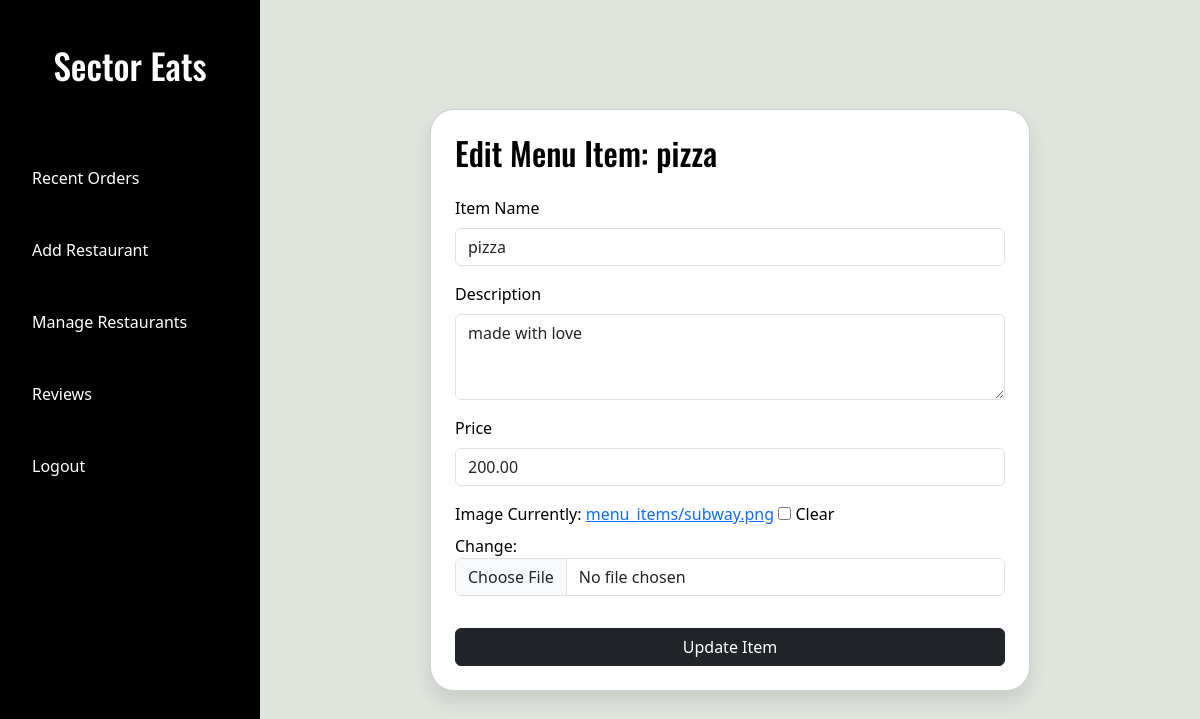
/menu/1/edit/ (signed in), run on the app's committed database.
### RestaurantApp/models.py (models this page shows, shortened)
class MenuItem(models.Model):
    restaurant = models.ForeignKey('Restaurant', on_delete=models.CASCADE)
    name = models.CharField(max_length=100)
    description = models.TextField()
    price = models.DecimalField(max_digits=6, decimal_places=2)
    image = models.ImageField(upload_to='menu_items/', null=True, blank=True)

### RestaurantApp/views.py (the view)
# urls.py: path('menu/<int:item_id>/edit/', views.edit_menu_item_view, name='edit_menu_item'),
@admin_required
@login_required
def edit_menu_item_view(request, item_id):
    item = get_object_or_404(MenuItem, id=item_id)
    if request.method == 'POST':
        form = MenuItemForm(request.POST, request.FILES, instance=item)
        if form.is_valid():
            form.save()
            return redirect('add_menu_item', restaurant_id=item.restaurant.id)
    else:
        form = MenuItemForm(instance=item)
    return render(request, 'edit_menu_item.html', {'form': form, 'item': item})

### RestaurantApp/forms.py
class MenuItemForm(forms.ModelForm):
    class Meta:
        model = MenuItem
        fields = ['name', 'description', 'price', 'image']
        widgets = {
            'name': forms.TextInput(attrs={'class': 'form-control'}),
            'description': forms.Textarea(attrs={'class': 'form-control', 'rows': 3}),
            'price': forms.NumberInput(attrs={'class': 'form-control'}),
            'image': forms.ClearableFileInput(attrs={'class': 'form-control'}),
        }

### templates/edit_menu_item.html (shortened to what this page needs)
{% extends 'admin_base.html' %}
{% load widget_tweaks %}
{% block content %}
<div class="card light-card p-4" style="max-width: 600px; margin: auto;">
  <h2 class="mb-4" style="font-family: 'Oswald', sans-serif;">Edit Menu Item: {{ item.name }}</h2>
  <form method="post" enctype="multipart/form-data">
    <div class="mb-3">
      <label class="form-label">Item Name</label>
      {{ form.name|add_class:"form-control" }}
    </div>
    <div class="mb-3">
      <label class="form-label">Description</label>
      {{ form.description|add_class:"form-control" }}
    </div>
    <div class="mb-3">
      <label class="form-label">Price</label>
      {{ form.price|add_class:"form-control" }}
    </div>
    <div class="mb-3">
      <label class="form-label">Image</label>
      {{ form.image|add_class:"form-control" }}
    </div>
    <button type="submit" class="btn btn-dark w-100 mt-3">Update Item</button>
  </form>
</div>
{% endblock %}

### templates/admin_base.html (style rules this page uses)
* { box-sizing: border-box; margin: 0; padding: 0; font-family: 'Segoe UI', Tahoma, Geneva, Verdana, sans-serif; }
body { background: #dfe4dd; display: flex; min-height: 100vh; }
.card { border-radius: 1.5rem; padding: 1.5rem; display: flex; flex-direction: column; justify-content: space-between; color: #000; box-shadow: 0 10px 20px rgba(0,0,0,0.1); width: 100%; max-width: 300px; min-height: 200px; transition: transform 0.3s ease, box-shadow 0.3s ease; }
.light-card { background: #ffffff; }

### data on the page
MenuItem: name "pizza", description "made with love", price "200.00"
